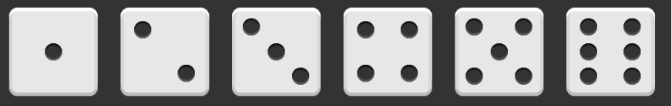
#> input picture homework2/#2/dices.PNG, 671 x 106 px
$ python homework2.py
#> lines starting #> are read from the running program, lines starting #| are printed output that depends on the picture; after the words box and inside, x2 and y2 are one past the last pixel; in counts of white or black regions, pixels touching at a corner belong together
#https://lucathree.github.io/python/day49-3/ - 원 윤곽선 검출 및 탐색 계층 구조

import cv2 as cv
import numpy as np

# 원하는 해당 이미지를 주석 처리 해제 해준다.
img = cv.imread("dices.PNG", cv.IMREAD_COLOR) # 개체 검출을 위한 이미지 load
#> img is the input picture: shape (106, 671, 3); min 20, max 255, mean 155.4
# img = cv.imread("dices2.PNG", cv.IMREAD_COLOR)
# img = cv.imread("dices3.PNG", cv.IMREAD_COLOR)


if img is None: # 이미지가 없을때 예외처리
    print('Image load failed!')
    exit()

cvt_gray = cv.cvtColor(img, cv.COLOR_RGB2GRAY) #gray scale로 이미지 변환
ret, binary = cv.threshold(cvt_gray, 127, 255, cv.THRESH_BINARY) # 이진화 값으로 변환 [ threshold보다 크면 value이고 아니면 0으로 바꾸어준다. ]
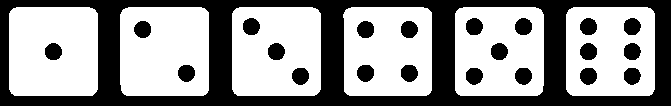
#> binary: shape (106, 671); 59.3% white; 22 black regions, largest, box (x1, y1, x2, y2) and area: (0, 0, 671, 106) 24100, (466, 18, 483, 35) 233, (515, 18, 532, 35) 233
binary = cv.bitwise_not(binary)
#> binary: shape (106, 671); 40.7% white; 22 white regions

contours, hierarchy = cv.findContours(binary, cv.RETR_TREE, cv.CHAIN_APPROX_NONE) # 주사위 객체 외곽선 먼저 검출 후 안에 있는 원의 외곽선을 개수를 검출하기 위해 RETR_TREE 사용
#> contours = 28 contours; largest, box (x1, y1, x2, y2) and area: (0, 0, 671, 106) 70350, (565, 6, 656, 97) 8018, (8, 6, 99, 97) 8018, (231, 6, 322, 97) 8018, (454, 6, 545, 97) 8014
circle_num = 0
count =[] # 주사위 원 개수가 담겨져 있는 list

for i in range(len(contours)): # 외곽선을 검출하는 for문
    cv.drawContours(img, [contours[i]], 0, (0, 255, 0), 2) # 이미지에서 외곽선을 확인하기 위한 Opencv 함수
    cv.putText(img, str(i), tuple(contours[i][0][0]), cv.FONT_HERSHEY_COMPLEX, 0.5, (255, 0, 0), 1) # 해당 외곽선 마다 번호를 붙히기 위한 Opencv putText 사용

    if hierarchy[0][i][2] == -1: # 2번째 전체 주사위 개체에서 -1를 만나게 되면 주사위 하나의 개체가 끝나기 때문에 circle_num count를 한개 증가
        if hierarchy[0][i][0] == -1: # 0번째 : 원의 개수를 검출하고 난 후 다음 개체를 검출할때 마지막 -1를 출력함.
            circle_num += 1 # 즉 , 전체 주사위 개체에서 -1 해당 주사위 개체에서 원 개수가 마지막이면 해당 개수를 count list에 append
            count.append(circle_num) # count list에 추가
            circle_num = 0 # 다시 초기화
        else:
            circle_num += 1 # 아닌 경우에는 그냥 circle 개수 한개 증가

    cv.imshow('cvt_gray', cvt_gray)
    cv.imshow('binary', binary)
    cv.imshow('output', img)
    cv.waitKey(0) #ESC 눌러서 주사위 개체와 원 개수 검출할 수 있도록 함. -> 해당 개체가 완료할때까지 esc 눌러야 한다.
#> this loop made 28 passes
#> pass 1, `cv.imshow('output', img)`:
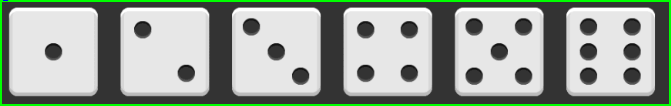
#> window 'output': shape (106, 671, 3); mean B, G, R 153.2, 164.2, 153.1
#> pass 2, `cv.imshow('output', img)`:
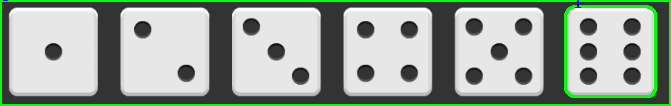
#> window 'output': shape (106, 671, 3); mean B, G, R 151.8, 166.5, 151.7
#> after the loop:
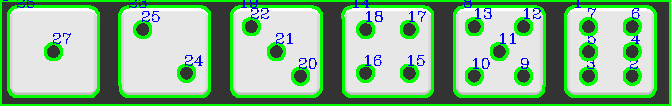
#> img: shape (106, 671, 3); 19.82% of pixels changed, all inside (x1, y1, x2, y2) = (0, 0, 671, 106)
#> after the loop, count = [6, 5, 4, 3, 2, 1]

count.sort() # append 된 숫자를 오름차순으로 출력
print('sort of dice circle count', end=': ')
for i in count:
    print(i, end='  ')
#> this loop made 6 passes
#| 1
#| 2
#| 3
#| 4
#| 5
#| 6
print(' ')
print(hierarchy) # 위치를 확인하기 위한 list 출력
#> (printed output is left out)
cv.destroyAllWindows()

$ run again, with homework2/#2/dices3.PNG copied over homework2/#2/dices.PNG
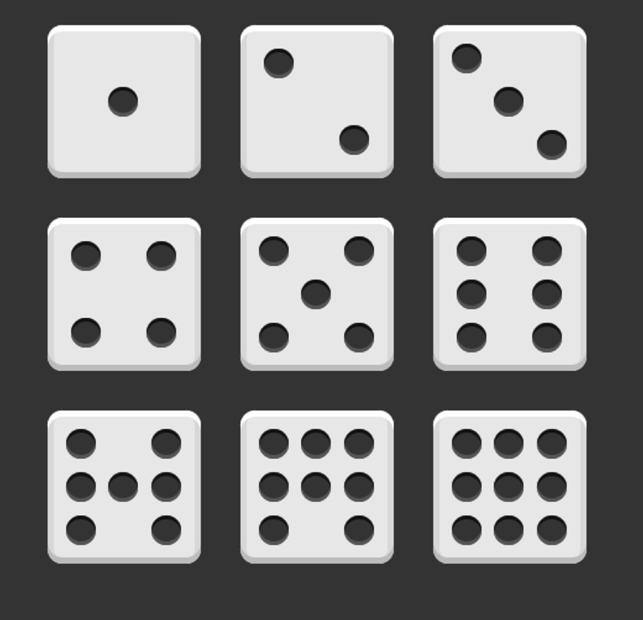
#> input picture homework2/#2/dices3.PNG, 643 x 620 px
#> img is the input picture: shape (620, 643, 3); min 7, max 255, mean 130.2
#> `ret, binary = cv.threshold(cvt_gray, 127, 255, cv.THRESH_BINARY)`:
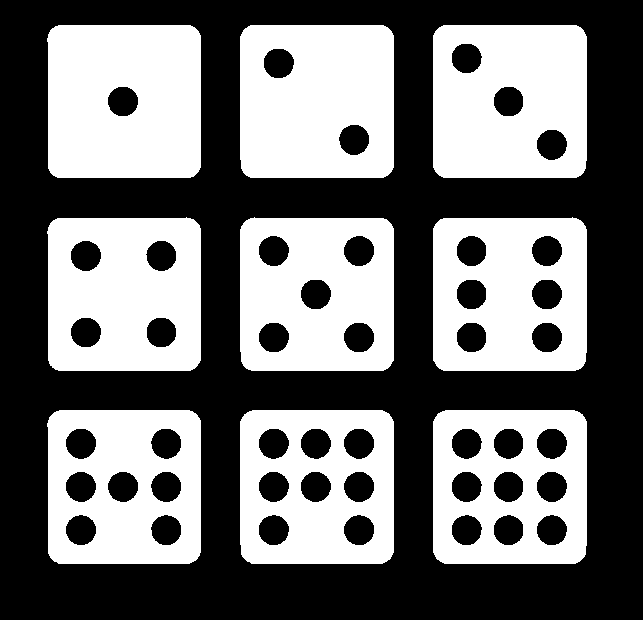
#> binary: shape (620, 643); 44.9% white; 9 white regions, largest, box (x1, y1, x2, y2) and area: (47, 25, 201, 178) 22561, (240, 25, 394, 178) 21972, (433, 25, 587, 178) 21286
#> contours = 55 contours; largest, box (x1, y1, x2, y2) and area: (0, 0, 643, 620) 397398, (432, 409, 588, 565) 23798, (239, 409, 395, 565) 23798, (46, 409, 202, 565) 23679, (432, 24, 588, 179) 23672
#> the loop `for i in range(len(contours)):` made 55 passes
#> after the loop `for i in range(len(contours)):`:
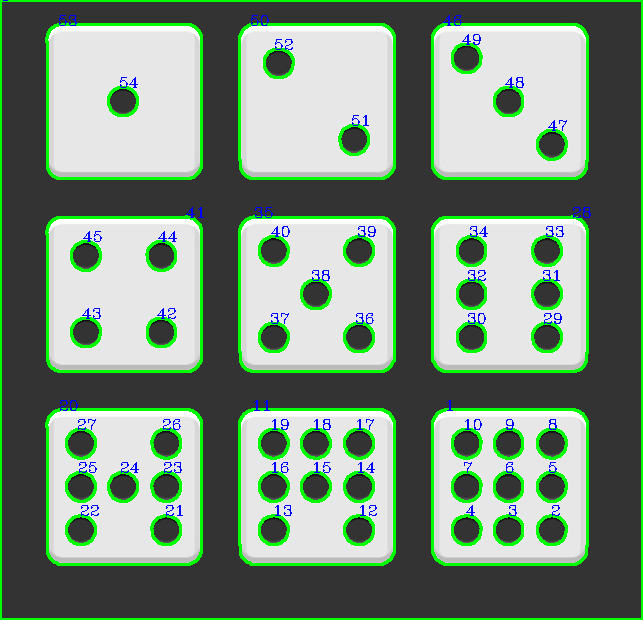
#> img: shape (620, 643, 3); 9.61% of pixels changed, all inside (x1, y1, x2, y2) = (0, 0, 643, 620)
#> after the loop `for i in range(len(contours)):`: count = [9, 8, 7, 6, 5, 4, 3, 2, 1]
#> the loop `for i in count:` made 9 passes
#| 1
#| 2
#| 3
#| 4
#| 5
#> (further printed lines are left out)
#> (printed output is left out)
